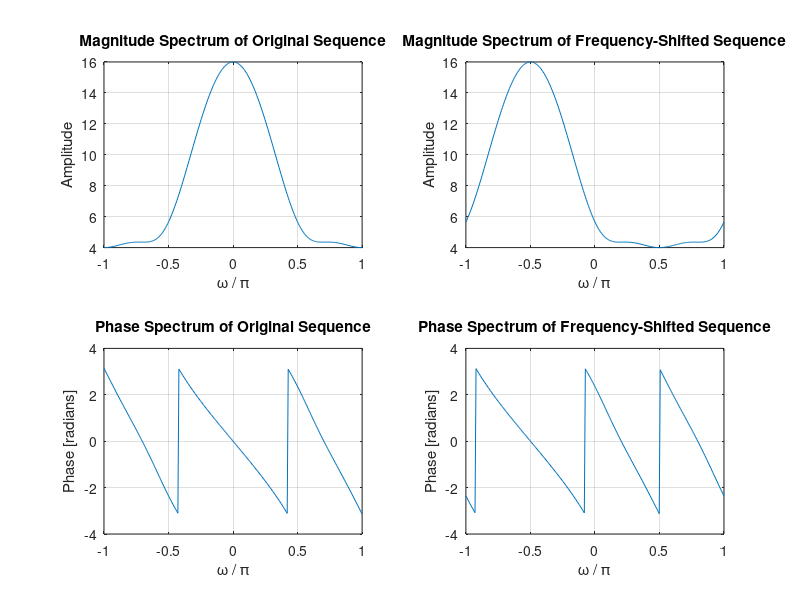

MATLAB code for this plot:
% Program P3_3 modified for Q3.10
% Frequency-Shifting Properties of DTFT
clf;
w = -pi:2*pi/255:pi; % frequency vector
wo = -0.5*pi; % amount of frequency shift
num1 = [1 3 5 7]; % input sequence coefficients
L = length(num1); % length of input sequence
h1 = freqz(num1, 1, w); % DTFT of input sequence
n = 0:L-1; % index vector
num2 = exp(wo*1i*n).*num1; % frequency shifted input sequence
h2 = freqz(num2, 1, w); % DTFT of frequency-shifted input sequence
% plot magnitude spectrum of original sequence DTFT
subplot(2,2,1)
plot(w/pi,abs(h1));grid
title('Magnitude Spectrum of Original Sequence')
xlabel('\omega / \pi')
ylabel('Amplitude')
% plot magnitude spectrum of frequency-shifted sequence DTFT
subplot(2,2,2)
plot(w/pi,abs(h2));grid
title('Magnitude Spectrum of Frequency-Shifted Sequence')
xlabel('\omega / \pi')
ylabel('Amplitude')
% plot phase spectrum of original sequence DTFT
subplot(2,2,3)
plot(w/pi,angle(h1));grid
title('Phase Spectrum of Original Sequence')
xlabel('\omega / \pi')
ylabel('Phase [radians]')
% plot phase spectrum of frequency-shifted sequence DTFT
subplot(2,2,4)
plot(w/pi,angle(h2));grid
title('Phase Spectrum of Frequency-Shifted Sequence')
xlabel('\omega / \pi')
ylabel('Phase [radians]')
